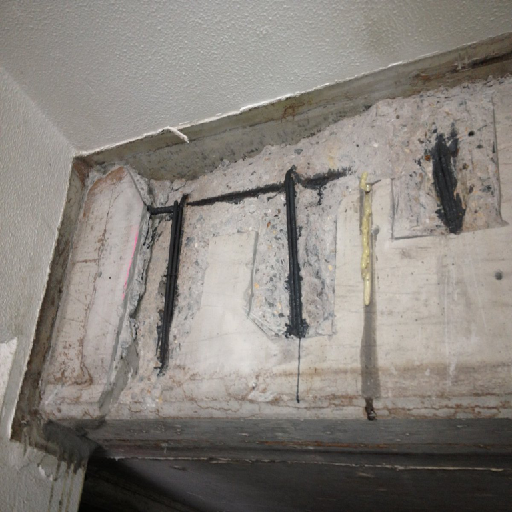
#> input picture testImage/rebarExposure_18.png, 512 x 512 px
$ python equalization.py --input ../../testImage/rebarExposure_18.png
#> lines starting #> are read from the running program, lines starting #| are printed output that depends on the picture
from __future__ import print_function
import cv2
import argparse
import numpy as np
import random
from matplotlib import pyplot as plt


parser = argparse.ArgumentParser(description='Code for Histogram Equalization tutorial.')
parser.add_argument('-i', '--input', help='Path to input image.', default='lena.jpg')
args = parser.parse_args()

## [Load image]
src = cv2.imread(cv2.samples.findFile(args.input))
#> src is the input picture: shape (512, 512, 3); mean B, G, R 124, 130, 135.4
if src is None:
    print('Could not open or find the image:', args.input)
    exit(0)
## [Load image]


"""
Histogram Equalization Gray
"""

## [Convert to grayscale(binary)]
src_gr = cv2.cvtColor(src, cv2.COLOR_BGR2GRAY)
## [Convert to grayscale(binary)]

## [Apply Histogram Equalization]
dst_gr = cv2.equalizeHist(src_gr)
## [Apply Histogram Equalization]

## [Convert to bgrimage]
dst_gr_bgr = cv2.cvtColor(dst_gr, cv2.COLOR_GRAY2BGR)
## [Convert to bgrimage]

"""
Histogram Equalization Color-hsv
"""

# hsv 컬러 형태로 변형합니다.
src_hsv = cv2.cvtColor(src, cv2.COLOR_BGR2HSV)
#> src_hsv: shape (512, 512, 3); mean H, S, V 21.7, 24.5, 135.6
# h(hue: 색상), s(saturation: 채도), v(value: 명도(색의 밝기))로 컬러 영상을 분리 합니다.
h, s, v = cv2.split(src_hsv)
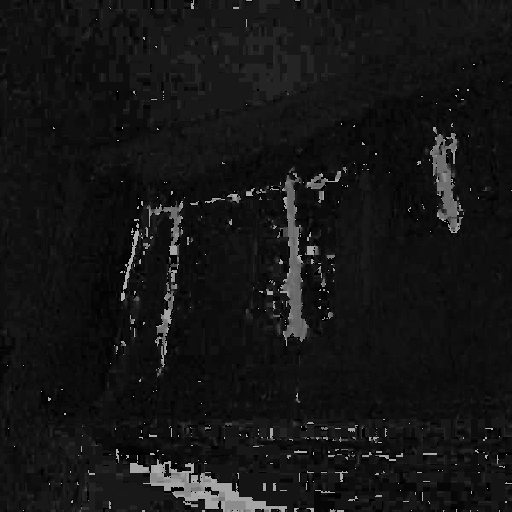
#> h: shape (512, 512); min 0, max 179, mean 21.7
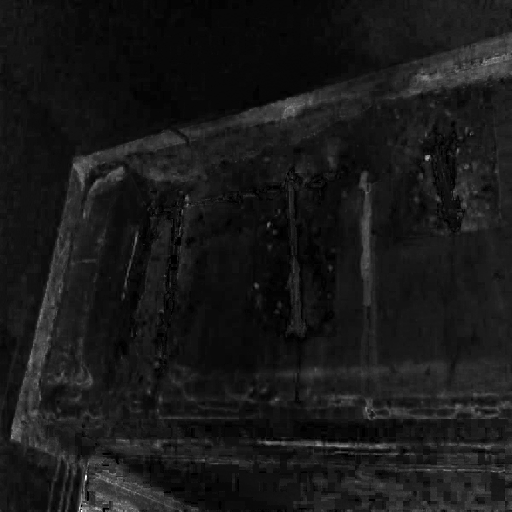
#> s: shape (512, 512); min 0, max 255, mean 24.5
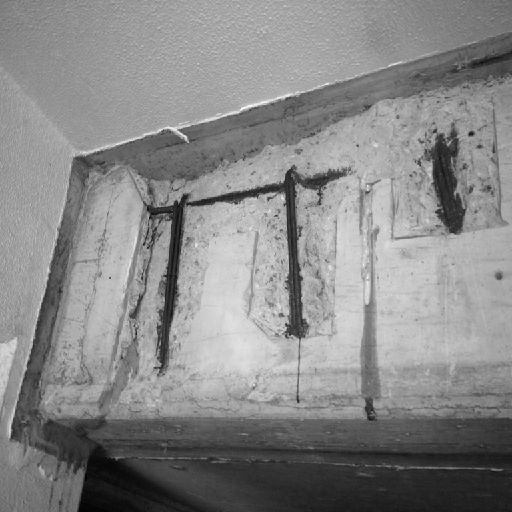
#> v: shape (512, 512); min 3, max 249, mean 135.6
# v(value: 명도)값을 히스토그램 평활화를 합니다.
dst_hsv_v = cv2.equalizeHist(v)
# h,s,equalizedV를 합쳐서 새로운 hsv 이미지를 만듭니다.
dst_hsv_merged = cv2.merge([h,s,dst_hsv_v])
#> dst_hsv_merged: shape (512, 512, 3); mean H, S, V 21.7, 24.5, 128.4
# 마지막으로 hsv2를 다시 BGR 형태로 변경합니다.
dst_hsv_merged_bgr = cv2.cvtColor(dst_hsv_merged, cv2.COLOR_HSV2BGR)
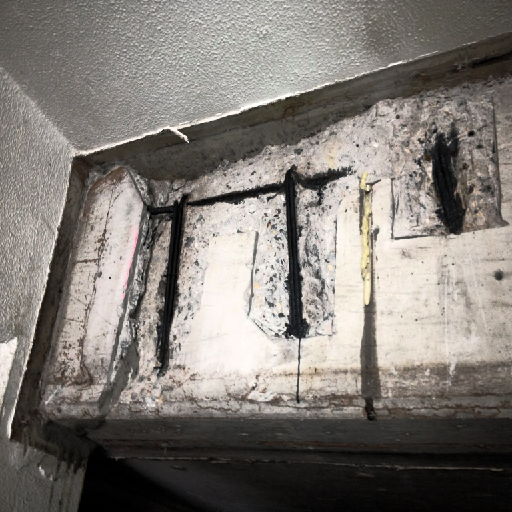
#> dst_hsv_merged_bgr: shape (512, 512, 3); mean B, G, R 117.7, 123, 128.3

"""
Histogram Equalization Color-yCrCb(ycc)
"""

# YCrCb 컬러 형태로 변환합니다.
src_ycc = cv2.cvtColor(src, cv2.COLOR_BGR2YCrCb)
#> src_ycc: shape (512, 512, 3); mean of channels 0, 1, 2 131, 131.2, 124.1
# y(휘도(색의 밝기)), Cr(색차 성분), Cb(색차 성분)로 컬러 영상을 분리 합니다.
y, Cr, Cb = cv2.split(src_ycc)
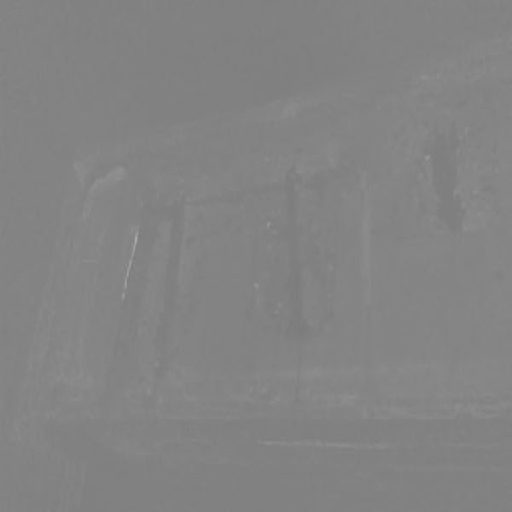
#> Cr: shape (512, 512); min 120, max 175, mean 131.2
# y값을 히스토그램 평활화를 합니다.
dst_ycc_y = cv2.equalizeHist(y)
# equalizedY, Cr, Cb를 합쳐서 새로운 yCrCb 이미지를 만듭니다.
dst_ycc_merged = cv2.merge([dst_ycc_y, Cr, Cb])
#> dst_ycc_merged: shape (512, 512, 3); mean of channels 0, 1, 2 128.4, 131.2, 124.1
# 마지막으로 yCrCb2를 다시 BGR 형태로 변경합니다.
dst_ycc_merged_bgr = cv2.cvtColor(dst_ycc_merged, cv2.COLOR_YCrCb2BGR)


# Calculate Image Histogram
hist1 = cv2.calcHist([src_gr],[0],None,[256],[0,256])
#> hist1 = 256 values, max 3782 at index 160, min 0 at index 0, mean 1024
hist2 = cv2.calcHist([dst_gr],[0],None,[256],[0,256])
#> hist2 = 256 values, max 3782 at index 175, min 0 at index 73, mean 1024
hist3 = cv2.calcHist([dst_hsv_v],[0],None,[256],[0,256])
#> hist3 = 256 values, max 3721 at index 170, min 0 at index 72, mean 1024
hist4 = cv2.calcHist([dst_ycc_y],[0],None,[256],[0,256])
#> hist4 has the same summary as hist2

# plot(show) Image
plt.subplot(241),plt.imshow(src_gr, cmap="gray"),plt.title('src_gr')
plt.subplot(242),plt.imshow(dst_gr, cmap="gray"),plt.title('dst_gr')
plt.subplot(243),plt.imshow(dst_hsv_v, cmap="gray"),plt.title('dst_hsv_v')
plt.subplot(244),plt.imshow(dst_ycc_y, cmap="gray"),plt.title('dst_ycc_y')

plt.subplot(245),plt.plot(hist1)
plt.subplot(246),plt.plot(hist2)
plt.subplot(247),plt.plot(hist3)
plt.subplot(248),plt.plot(hist4)
plt.xlim([0,256])
plt.show()
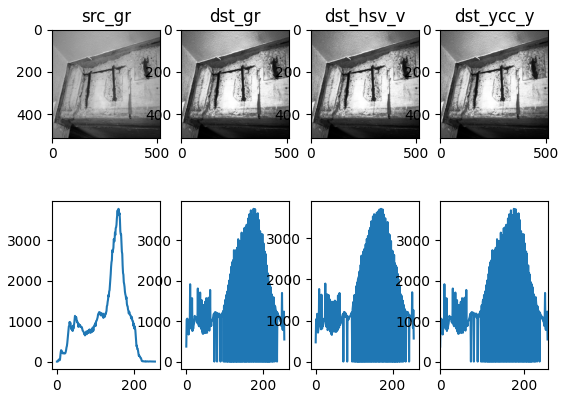
#> figure drawn by matplotlib, 8 panels; panel 5: curve peaks at x = 160, y = 3782; panel 6: curve peaks at x = 175, y = 3782; panel 7: curve peaks at x = 170, y = 3721; panel 8: curve peaks at x = 175, y = 3782

# Resize Factor
fx_f = 0.2
fy_f = 0.2

# Image Resize
src_r = cv2.resize(src, dsize=(0, 0), fx=fx_f, fy=fy_f, interpolation=cv2.INTER_AREA)
dst_gr_bgr_r = cv2.resize(dst_gr_bgr, dsize=(0, 0), fx=fx_f, fy=fy_f, interpolation=cv2.INTER_AREA)
dst_hsv_merged_bgr_r = cv2.resize(dst_hsv_merged_bgr, dsize=(0, 0), fx=fx_f, fy=fy_f, interpolation=cv2.INTER_AREA)
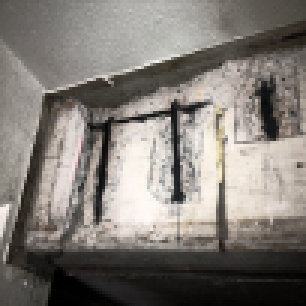
#> dst_hsv_merged_bgr_r: shape (102, 102, 3) (shown 3 times larger); mean B, G, R 118.1, 123.5, 128.9
dst_ycc_merged_bgr_r = cv2.resize(dst_ycc_merged_bgr, dsize=(0, 0), fx=fx_f, fy=fy_f, interpolation=cv2.INTER_AREA)

## [Display results]
cv2.imshow('Source image', src_r)
cv2.imshow('dst_gr_bgr', dst_gr_bgr_r)
cv2.imshow('dst_hsv_merged_bgr', dst_hsv_merged_bgr_r)
cv2.imshow('dst_ycc_merged_bgr', dst_ycc_merged_bgr_r)
## [Display results]

## [Wait until user exits the program]
cv2.waitKey()
## [Wait until user exits the program]
